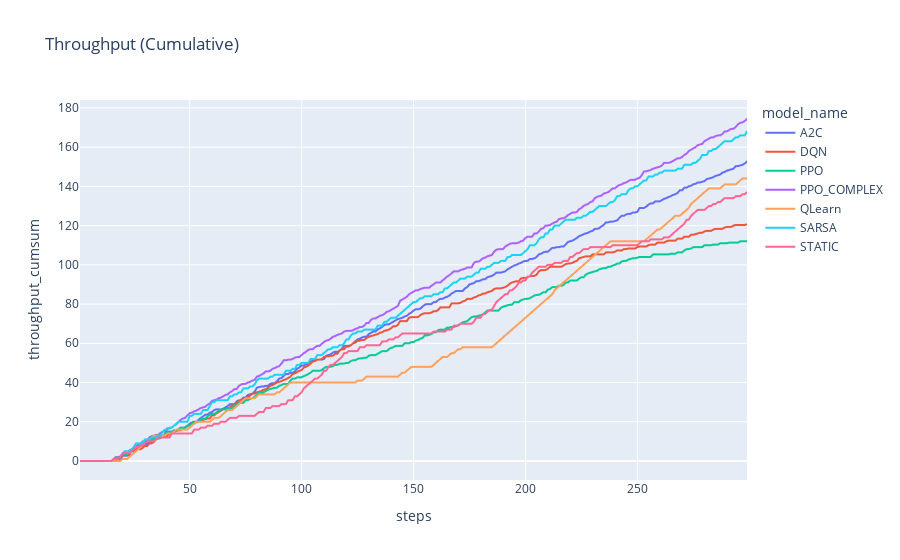

Write notebook code for a chart like this one.
### Markdown cell above
### Throughput (Cumulative)

### Code cell
fig = px.line(
    data_frame=average_eval_metrics.join(average_eval_metrics.groupby(['model_name'], as_index=False)['throughput'].cumsum(), rsuffix="_cumsum"),
    x='steps',
    y='throughput_cumsum',
    color='model_name',
    title="Throughput (Cumulative)"
)

fig.show()

### Figure 1 — Plotly figure (JSON) as saved in the notebook; plotly's stock layout.template omitted (floating-point values rounded to 4 significant figures; data arrays with more than 128 entries replaced by an {"elided": "..."} marker saying what was removed)
{"data": [{"hovertemplate": "model_name=A2C<br>steps=%{x}<br>throughput_cumsum=%{y}<extra></extra>", "legendgroup": "A2C", "line": {"color": "#636efa", "dash": "solid"}, "mode": "lines", "name": "A2C", "showlegend": true, "type": "scattergl", "x": {"elided": "299 int values"}, "xaxis": "x", "y": {"elided": "299 float values"}, "yaxis": "y"}, {"hovertemplate": "model_name=DQN<br>steps=%{x}<br>throughput_cumsum=%{y}<extra></extra>", "legendgroup": "DQN", "line": {"color": "#EF553B", "dash": "solid"}, "mode": "lines", "name": "DQN", "showlegend": true, "type": "scattergl", "x": {"elided": "299 int values"}, "xaxis": "x", "y": {"elided": "299 float values"}, "yaxis": "y"}, {"hovertemplate": "model_name=PPO<br>steps=%{x}<br>throughput_cumsum=%{y}<extra></extra>", "legendgroup": "PPO", "line": {"color": "#00cc96", "dash": "solid"}, "mode": "lines", "name": "PPO", "showlegend": true, "type": "scattergl", "x": {"elided": "299 int values"}, "xaxis": "x", "y": {"elided": "299 float values"}, "yaxis": "y"}, {"hovertemplate": "model_name=PPO_COMPLEX<br>steps=%{x}<br>throughput_cumsum=%{y}<extra></extra>", "legendgroup": "PPO_COMPLEX", "line": {"color": "#ab63fa", "dash": "solid"}, "mode": "lines", "name": "PPO_COMPLEX", "showlegend": true, "type": "scattergl", "x": {"elided": "299 int values"}, "xaxis": "x", "y": {"elided": "299 float values"}, "yaxis": "y"}, {"hovertemplate": "model_name=QLearn<br>steps=%{x}<br>throughput_cumsum=%{y}<extra></extra>", "legendgroup": "QLearn", "line": {"color": "#FFA15A", "dash": "solid"}, "mode": "lines", "name": "QLearn", "showlegend": true, "type": "scattergl", "x": {"elided": "299 int values"}, "xaxis": "x", "y": {"elided": "299 int values"}, "yaxis": "y"}, {"hovertemplate": "model_name=SARSA<br>steps=%{x}<br>throughput_cumsum=%{y}<extra></extra>", "legendgroup": "SARSA", "line": {"color": "#19d3f3", "dash": "solid"}, "mode": "lines", "name": "SARSA", "showlegend": true, "type": "scattergl", "x": {"elided": "299 int values"}, "xaxis": "x", "y": {"elided": "299 int values"}, "yaxis": "y"}, {"hovertemplate": "model_name=STATIC<br>steps=%{x}<br>throughput_cumsum=%{y}<extra></extra>", "legendgroup": "STATIC", "line": {"color": "#FF6692", "dash": "solid"}, "mode": "lines", "name": "STATIC", "showlegend": true, "type": "scattergl", "x": {"elided": "299 int values"}, "xaxis": "x", "y": {"elided": "299 int values"}, "yaxis": "y"}], "layout": {"legend": {"title": {"text": "model_name"}, "tracegroupgap": 0}, "title": {"text": "Throughput (Cumulative)"}, "xaxis": {"anchor": "y", "domain": [0, 1], "title": {"text": "steps"}}, "yaxis": {"anchor": "x", "domain": [0, 1], "title": {"text": "throughput_cumsum"}}}}
